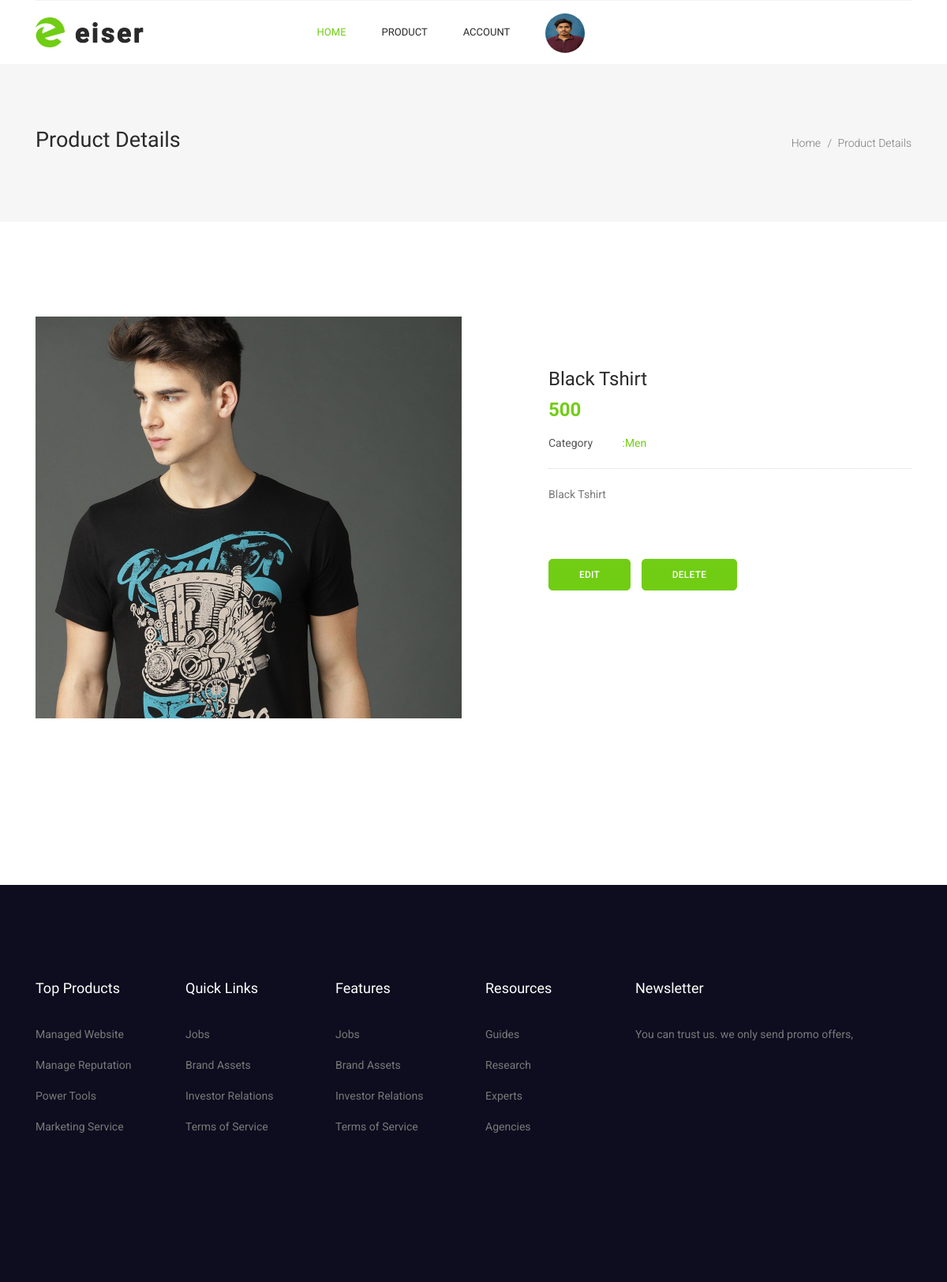
The page /seller-product-details/1/ (signed in) on the database its author committed.
### myapp/models.py (models this page shows, shortened)
class Product(models.Model):
    category=(
        ("Men","Men"),
        ("Women","Women"),
        ("Kids","Kids"),
        ("Accessories","Accessories"),
    )
    seller=models.ForeignKey(User,on_delete=models.CASCADE)
    product_category=models.CharField(max_length=100,choices=category)
    product_name=models.CharField(max_length=100)
    product_price=models.PositiveIntegerField()
    product_desc=models.TextField()
    product_image=models.ImageField(upload_to="product_images/")

### myapp/views.py (the view)
# urls.py: path('seller-product-details/<int:pk>/',views.seller_product_details,name='seller-product-details'),
def seller_product_details(request,pk):
    product=Product.objects.get(pk=pk)
    return render(request,'seller-product-details.html',{'product':product})

### myapp/templates/seller-product-details.html
{% extends 'seller-header.html' %}
{% load static  %}
{% block content %}
<!DOCTYPE html>
<html lang="en">
  <head>
  </head>
  <body>
    <section class="banner_area">
      <div class="banner_inner d-flex align-items-center">
        <div class="container">
          <div
            class="banner_content d-md-flex justify-content-between align-items-center"
          >
            <div class="mb-3 mb-md-0">
              <h2>Product Details</h2>
            </div>
            <div class="page_link">
              <a href="/">Home</a>
              <a href="">Product Details</a>
            </div>
          </div>
        </div>
      </div>
    </section>
    <div class="product_image_area">
      <div class="container">
        <div class="row s_product_inner">
          <div class="col-lg-6">
            <div class="s_product_img">
              <div
                id="carouselExampleIndicators"
                class="carousel slide"
                data-ride="carousel"
              >
                <div class="carousel-inner">
                  <div class="carousel-item active">
                    <img
                      class="d-block w-100"
                      src="{{product.product_image.url}}"
                      alt="First slide"
                    />
                  </div>
                </div>
              </div>
            </div>
          </div>
          <div class="col-lg-5 offset-lg-1">
            <div class="s_product_text">
              <h3>{{product.product_name}}</h3>
              <h2>{{product.product_price}}</h2>
              <ul class="list">
                <li>
                  <a class="active" href="#">
                    <span>Category</span> :{{product.product_category}}</a
                  >
                </li>
              </ul>
              <p>
              {{product.product_desc}}
              </p>
              <div class="card_area">
                <a class="main_btn" href="{% url 'seller-product-edit' pk=product.pk %}">Edit</a>
                <a class="main_btn" href="{% url 'seller-product-delete' pk=product.pk %}">Delete</a>
              </div>
            </div>
          </div>
        </div>
      </div>
    </div>
  </body>
</html>
{% endblock %}

### myapp/static/css/style.css (style rules this page uses)
body { line-height:24px;font-size:14px;font-family:"Roboto",sans-serif;font-weight:normal;color:#797979 }
h1,h2,h3,h4,h5,h6 { font-family:"Heebo",sans-serif;color:#2a2a2a;font-weight:500 }
.list { list-style:none;margin:0px;padding:0px }
a { text-decoration:none;transition:all 0.3s ease-in-out }
ul { list-style-type:none;margin:0;padding:0 }
.active { color:#71cd14 }
.banner_area { position:relative;z-index:1;min-height:200px }
.banner_area .banner_inner { position:relative;overflow:hidden;width:100%;min-height:200px;background:#f6f6f6;z-index:1 }
.banner_area .banner_inner .banner_content { position:relative;z-index:10 }
.banner_area .banner_inner .banner_content h2 { font-size:27px;font-weight:500 }
.banner_area .banner_inner .banner_content .page_link a { font-size:14px;font-weight:300;color:#797979;font-family:"Roboto",sans-serif;margin-right:18px;position:relative }
.banner_area .banner_inner .banner_content .page_link a:before { content:"/";font-size:14px;position:absolute;right:-14px;top:50%;transform:translateY(-50%) }
.banner_area .banner_inner .banner_content .page_link a:last-child { margin-right:0px }
.banner_area .banner_inner .banner_content .page_link a:last-child:before { display:none }
h2 { font-size:30px }
h3 { font-size:24px }
.main_btn { display:inline-block;background:#71cd14;padding:0px 32px;letter-spacing:0.25px;color:#fff;font-family:"Roboto",sans-serif;font-size:12px;font-weight:500;line-height:44px;outline:none !important;box-shadow:none !important;text-align:center;border:1px solid #71cd14;cursor:pointer;text-transform:uppercase;transition:all 300ms linear 0s;border-radius:5px }
.product_image_area { padding-top:120px }
.s_product_img .carousel { position:relative }
.s_product_text { margin-left:-15px;margin-top:65px }
.s_product_text h3 { font-size:24px;font-weight:500;color:#2a2a2a;margin-bottom:10px }
.s_product_text h2 { font-size:24px;font-weight:bold;color:#71cd14;margin-bottom:15px }
.s_product_text .list li { margin-bottom:5px }
.s_product_text .list li a { font-size:14px;font-family:"Roboto",sans-serif;font-weight:normal;color:#555555 }
.s_product_text .list li a span { width:90px;display:inline-block }
.s_product_text .list li a.active { color:#71cd14 }
.s_product_text .list li a.active span { color:#555 }
.s_product_text .list li:last-child { margin-bottom:0px }
.s_product_text p { padding-top:20px;border-top:1px dotted #d5d5d5;margin-top:20px;margin-bottom:70px }
.s_product_text .card_area .main_btn { line-height:38px;padding:0px 38px;text-transform:uppercase;margin-right:10px }

### rows shown on the page
Product: product_image (picture), product_name "Black Tshirt", product_price "500", product_category "Men", product_desc "Black Tshirt"
